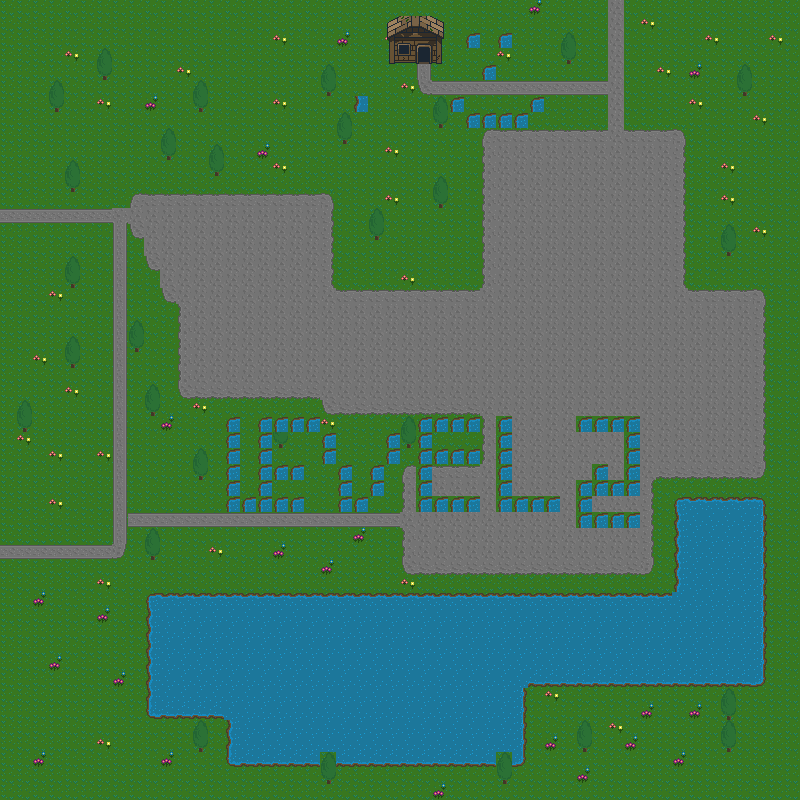

This is a level from a 2D game, rendered from its Tiled map with the project's own tilesets. A one-line summary and the map file follow, with tile-layer data summarised:
An orthogonal 50x50 tile map with 16x16 px tiles, 6 tile layers (Tile Layer 1, Grass etc., Roads, Collisions, ...), 4 tilesets and 33 objects.

<map version="1.9" tiledversion="1.9.2" orientation="orthogonal" renderorder="right-down" width="50" height="50" tilewidth="16" tileheight="16" infinite="0" nextlayerid="9" nextobjectid="46">
 <editorsettings>
  <export target="prosjektoppgave/hyttetur/assets/maps/mainMapLevel1.tmx" format="tmx" />
 </editorsettings>
 <tileset firstgid="1" source="TileCraftGroundSet.tsx" />
 <tileset firstgid="82" source="trees18px.tsx" />
 <tileset firstgid="88" source="WoodCabin.tsx" />
 <tileset firstgid="128" source="TileCraftGroundSet.tsx" />
 <layer id="1" name="Tile Layer 1" width="50" height="50">
  <data>[2500 cells, 2500 non-empty, 10 distinct tile ids]</data>
 </layer>
 <layer id="2" name="Grass etc." width="50" height="50">
  <data>[2500 cells, 50 non-empty, 2 distinct tile ids]</data>
 </layer>
 <layer id="3" name="Roads" width="50" height="50">
  <data>[2500 cells, 766 non-empty, 13 distinct tile ids]</data>
 </layer>
 <layer id="4" name="Collisions" width="50" height="50">
  <properties>
   <property name="COLLISION" type="bool" value="true" />
  </properties>
  <data>[2500 cells, 432 non-empty, 11 distinct tile ids]</data>
 </layer>
 <objectgroup id="6" name="Collide">
  <object id="2" x="149" y="596" width="374" height="116" />
  <object id="6" x="229" y="711.5" width="294.5" height="52.5" />
  <object id="9" x="523" y="595.25" width="241.25" height="84.25" />
  <object id="10" x="676.25" y="499.5" width="87.5" height="95.5" />
  <object id="11" x="199.273" y="475.273" width="3.63636" height="4" />
  <object id="12" x="279.091" y="443.818" width="3.63636" height="3.81818" />
  <object id="13" x="151.273" y="555.636" width="4" height="4.18182" />
  <object id="16" x="406.909" y="443.818" width="4" height="4" />
  <object id="17" x="151.091" y="411.818" width="3.81818" height="4" />
  <object id="18" x="23" y="424.75" width="4" height="6.75" />
  <object id="19" x="71.25" y="364" width="4" height="3.75" />
  <object id="20" x="135.25" y="348.25" width="3.25" height="3.5" />
  <object id="21" x="727" y="715.75" width="3.875" height="4.125" />
  <object id="22" x="727.125" y="747.75" width="3.875" height="4.25" />
  <object id="23" x="583.125" y="748" width="3.875" height="4" />
  <object id="24" x="503.25" y="779.75" width="3.75" height="4.125" />
  <object id="25" x="327.091" y="779.818" width="3.81818" height="4" />
  <object id="26" x="198.875" y="747.875" width="4.125" height="3.75" />
  <object id="27" x="375.273" y="235.455" width="3.63636" height="4.72727" />
  <object id="28" x="439.091" y="204" width="3.63636" height="3.81818" />
  <object id="29" x="215.091" y="171.455" width="4" height="4.36364" />
  <object id="30" x="343.455" y="139.636" width="3.09091" height="4" />
  <object id="32" x="327.273" y="90.9091" width="3.81818" height="4.90909" />
  <object id="33" x="199.091" y="105.818" width="3.63636" height="5.81818" />
  <object id="34" x="166.909" y="155.091" width="4" height="4.72727" />
  <object id="35" x="438.909" y="123.455" width="4" height="4.54545" />
  <object id="36" x="71.25" y="283.625" width="3.625" height="4.25" />
  <object id="37" x="71" y="186.375" width="3.875" height="5.5" />
  <object id="38" x="55.25" y="106.125" width="3.875" height="5.5" />
  <object id="39" x="103" y="75.375" width="3.625" height="4.625" />
  <object id="40" x="567.091" y="58.8182" width="3.90909" height="5.27273" />
  <object id="41" x="743.182" y="91.5455" width="3.81818" height="4.45455" />
  <object id="42" x="727.091" y="251.727" width="3.81818" height="4.18182" />
 </objectgroup>
 <layer id="5" name="Cabin" width="50" height="50">
  <data>[2500 cells, 12 non-empty, 12 distinct tile ids]</data>
 </layer>
 <objectgroup id="7" name="NextLevel" />
 <layer id="8" name="ponds" width="50" height="50">
  <data>[2500 cells, 80 non-empty, 2 distinct tile ids]</data>
 </layer>
</map>
